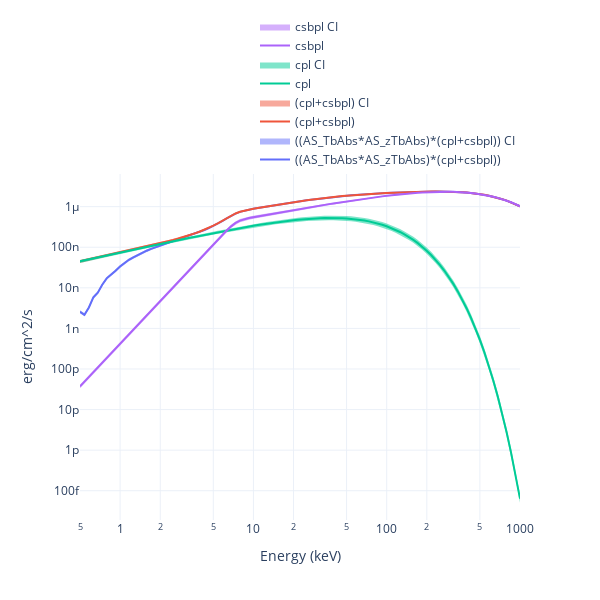

The code cell stored with this chart in its notebook:
### Code cell
earr = np.logspace(np.log10(0.5), 3, 100)

modelplot = Plot.model(ploter='plotly', style='vFv', CI=True)
fig = modelplot.add_model(model1, E=earr, show=False)
fig = modelplot.add_model(model2, E=earr, show=False)
fig = modelplot.add_model(cpl_ins, E=earr, show=False)
fig = modelplot.add_model(csbpl_ins, E=earr, show=True)
fig.write_html('advancement/moedl.html')
